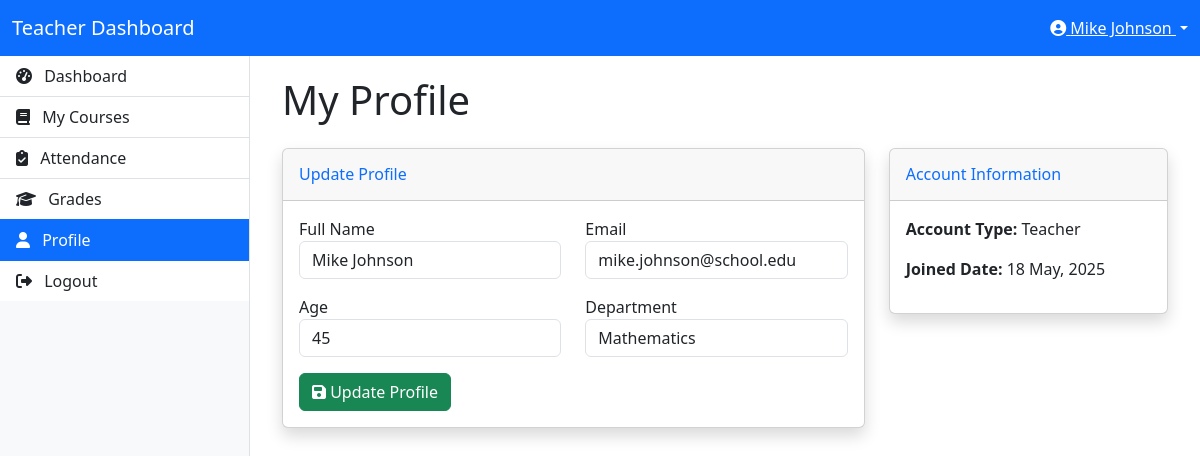
Screenshot of /teacher/profile.php (signed in) with the database file from the repository.
### tables this page shows
CREATE TABLE IF NOT EXISTS users (
    id INT AUTO_INCREMENT PRIMARY KEY,
    full_name VARCHAR(100) NOT NULL,
    email VARCHAR(100) NOT NULL UNIQUE,
    password VARCHAR(255) NOT NULL,
    user_type_id INT NOT NULL,
    department_id INT,
    age INT,
    profile_picture VARCHAR(255) DEFAULT 'default.jpg',
    created_at TIMESTAMP DEFAULT CURRENT_TIMESTAMP,
    FOREIGN KEY (user_type_id) REFERENCES user_types(id),
    FOREIGN KEY (department_id) REFERENCES departments(id)
);

CREATE TABLE IF NOT EXISTS departments (
    id INT AUTO_INCREMENT PRIMARY KEY,
    name VARCHAR(100) NOT NULL,
    created_at TIMESTAMP DEFAULT CURRENT_TIMESTAMP
);

### classes/Database.php (called while the page is built, shortened)
<?php
class Database {
    private $host = "localhost";
    private $username = "root";
    private $password = "";
    private $database = "school_dashboard";
    private $conn;
    public function __construct() {
        $this->conn = new mysqli($this->host, $this->username, $this->password, $this->database);
    }
    public function query($sql) {
        return $this->conn->query($sql);
    }
    public function prepare($sql) {
        return $this->conn->prepare($sql);
    }
}
?>

### classes/SessionManager.php (called while the page is built, shortened)
<?php
class SessionManager {
    public static function getUserId() {
        return isset($_SESSION['user_id']) ? $_SESSION['user_id'] : null;
    }
}
?>

### classes/User.php (called while the page is built, shortened)
<?php
require_once 'Database.php';
class User {
    private $db;
    public function __construct() {
        $this->db = new Database();
    }
    public function getUserById($id) {
        $sql = "SELECT u.*, d.name as department_name
                FROM users u
                LEFT JOIN departments d ON u.department_id = d.id
                WHERE u.id = ?";
        $stmt = $this->db->prepare($sql);
        $stmt->bind_param("i", $id);
        $stmt->execute();
        $result = $stmt->get_result();
        if ($result->num_rows === 1) {
            return $result->fetch_assoc();
        }
        return false;
    }
}
?>

### classes/Department.php (called while the page is built, shortened)
<?php
require_once 'Database.php';
class Department {
    private $db;
    public function __construct() {
        $this->db = new Database();
    }
    public function getAllDepartments() {
        $sql = "SELECT * FROM departments ORDER BY name";
        $result = $this->db->query($sql);
        $departments = [];
        while ($row = $result->fetch_assoc()) {
            $departments[] = $row;
        }
        return $departments;
    }
}
?>

### classes/Utility.php (called while the page is built, shortened)
<?php
class Utility {
    public static function formatDate($date, $format = 'd M, Y') {
        return date($format, strtotime($date));
    }
}
?>

### teacher/profile.php (the view, shortened to what this page needs)
<?php
require_once '../classes/SessionManager.php';
require_once '../classes/User.php';
require_once '../classes/Department.php';
require_once '../classes/Utility.php';
$user_id = SessionManager::getUserId();
$user = new User();
$department = new Department();
$departments = $department->getAllDepartments();
$userData = $user->getUserById($user_id);
?>
<!DOCTYPE html>
<html lang="en">
<head>
    <link href="https://cdn.jsdelivr.net/npm/bootstrap@5.3.0-alpha1/dist/css/bootstrap.min.css" rel="stylesheet">
    <link rel="stylesheet" href="https://cdnjs.cloudflare.com/ajax/libs/font-awesome/6.4.0/css/all.min.css">
</head>
<body>
    <nav class="navbar navbar-expand-lg navbar-dark bg-primary">
        <div class="container-fluid">
            <a class="navbar-brand" href="dashboard.php">Teacher Dashboard</a>
            <div class="ms-auto">
                <div class="dropdown">
                    <a class="text-white dropdown-toggle" href="#" role="button" id="dropdownMenuLink" data-bs-toggle="dropdown" aria-expanded="false">
                        <i class="fas fa-user-circle"></i> <?php echo $userData['full_name']; ?>
                    </a>
                </div>
            </div>
        </div>
    </nav>
    <div class="layout-container">
        <div class="sidebar">
            <div class="list-group list-group-flush">
                <a href="dashboard.php" class="list-group-item list-group-item-action">
                    <i class="fas fa-tachometer-alt me-2"></i> Dashboard
                </a>
                <a href="courses.php" class="list-group-item list-group-item-action">
                    <i class="fas fa-book me-2"></i> My Courses
                </a>
                <a href="attendance.php" class="list-group-item list-group-item-action">
                    <i class="fas fa-clipboard-check me-2"></i> Attendance
                </a>
                <a href="grades.php" class="list-group-item list-group-item-action">
                    <i class="fas fa-graduation-cap me-2"></i> Grades
                </a>
                <a href="profile.php" class="list-group-item list-group-item-action active">
                    <i class="fas fa-user me-2"></i> Profile
                </a>
                <a href="../logout.php" class="list-group-item list-group-item-action">
                    <i class="fas fa-sign-out-alt me-2"></i> Logout
                </a>
            </div>
        </div>
        <div class="content">
            <div class="container-fluid">
                <h1 class="mb-4">My Profile</h1>
                <div class="row">
                    <div class="col-md-8">
                        <div class="card shadow">
                            <div class="card-header py-3">
                                <h6 class="m-0 font-weight-bold text-primary">Update Profile</h6>
                            </div>
                            <div class="card-body">
                                <form method="POST" action="">
                                    <div class="row">
                                        <div class="col-md-6">
                                            <div class="form-group mb-3">
                                                <label for="full_name">Full Name</label>
                                                <input type="text" class="form-control" id="full_name" name="full_name"
                                                       value="<?php echo $userData['full_name']; ?>" required>
                                            </div>
                                        </div>
                                        <div class="col-md-6">
                                            <div class="form-group mb-3">
                                                <label for="email">Email</label>
                                                <input type="email" class="form-control" id="email" name="email"
                                                       value="<?php echo $userData['email']; ?>" required>
                                            </div>
                                        </div>
                                    </div>
                                    <div class="row">
                                        <div class="col-md-6">
                                            <div class="form-group mb-3">
                                                <label for="age">Age</label>
                                                <input type="number" class="form-control" id="age" name="age"
                                                       value="<?php echo $userData['age']; ?>" required min="18">
                                            </div>
                                        </div>
                                        <div class="col-md-6">
                                            <div class="form-group mb-3">
                                                <label for="department_id">Department</label>
                                                <select class="form-control" id="department_id" name="department_id" required>
                                                    <?php foreach ($departments as $dept): ?>
                                                        <option value="<?php echo $dept['id']; ?>" <?php echo $userData['department_id'] == $dept['id'] ? 'selected' : ''; ?>>
                                                            <?php echo $dept['name']; ?>
                                                        </option>
                                                    <?php endforeach; ?>
                                                </select>
                                            </div>
                                        </div>
                                    </div>
                                    <button type="submit" name="update_profile" class="btn btn-success">
                                        <i class="fas fa-save"></i> Update Profile
                                    </button>
                                </form>
                            </div>
                        </div>
                    </div>
                    <div class="col-md-4">
                        <div class="card shadow">
                            <div class="card-header py-3">
                                <h6 class="m-0 font-weight-bold text-primary">Account Information</h6>
                            </div>
                            <div class="card-body">
                                <p><strong>Account Type:</strong> Teacher</p>
                                <p><strong>Joined Date:</strong> <?php echo Utility::formatDate($userData['created_at']); ?></p>
                            </div>
                        </div>
                    </div>
                </div>
            </div>
        </div>
    </div>
</body>
</html>

### teacher/profile.php (style rules this page uses)
.layout-container { display: table; width: 100%; height: calc(100vh - 56px); }
.sidebar { display: table-cell; width: 250px; background-color: #f8f9fa; vertical-align: top; border-right: 1px solid #dee2e6; }
.content { display: table-cell; vertical-align: top; padding: 20px; }
.list-group-item { border-radius: 0; border-left: none; border-right: none; }

### rows the page displays
users: full_name "Mike Johnson", email "mike.johnson@school.edu", age "45", department_id "Mathematics", created_at "18 May, 2025"
